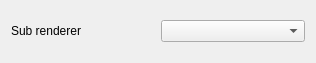
<?xml version="1.0" encoding="UTF-8"?>
<ui version="4.0">
 <class>QgsDisplacedLinesRendererWidgetBase</class>
 <widget class="QWidget" name="QgsDisplacedLinesRendererWidgetBase">
  <property name="geometry">
   <rect>
    <x>0</x>
    <y>0</y>
    <width>316</width>
    <height>63</height>
   </rect>
  </property>
  <property name="windowTitle">
   <string notr="true">Displaced Lines</string>
  </property>
  <layout class="QVBoxLayout" name="mLayout">
   <item>
    <layout class="QHBoxLayout" name="horizontalLayout">
     <item>
      <widget class="QLabel" name="mRendererLabel">
       <property name="text">
        <string>Sub renderer</string>
       </property>
      </widget>
     </item>
     <item>
      <widget class="QComboBox" name="mRendererComboBox"/>
     </item>
    </layout>
   </item>
  </layout>
 </widget>
 <tabstops>
  <tabstop>mRendererComboBox</tabstop>
 </tabstops>
 <resources/>
 <connections/>
</ui>
